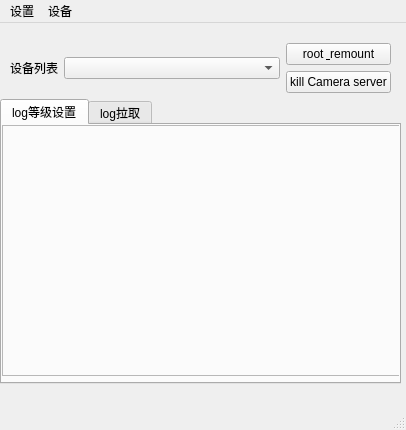
<?xml version="1.0" encoding="UTF-8"?>
<ui version="4.0">
 <class>MainWindow</class>
 <widget class="QMainWindow" name="MainWindow">
  <property name="geometry">
   <rect>
    <x>0</x>
    <y>0</y>
    <width>406</width>
    <height>430</height>
   </rect>
  </property>
  <property name="windowTitle">
   <string>adb logcat tool</string>
  </property>
  <widget class="QWidget" name="centralwidget">
   <widget class="QWidget" name="verticalLayoutWidget">
    <property name="geometry">
     <rect>
      <x>0</x>
      <y>10</y>
      <width>401</width>
      <height>361</height>
     </rect>
    </property>
    <layout class="QVBoxLayout" name="verticalLayout_main">
     <property name="topMargin">
      <number>10</number>
     </property>
     <property name="bottomMargin">
      <number>10</number>
     </property>
     <item>
      <layout class="QHBoxLayout" name="horizontalLayout_device">
       <property name="leftMargin">
        <number>10</number>
       </property>
       <property name="topMargin">
        <number>0</number>
       </property>
       <property name="rightMargin">
        <number>10</number>
       </property>
       <item>
        <widget class="QLabel" name="label_device">
         <property name="text">
          <string>设备列表</string>
         </property>
        </widget>
       </item>
       <item>
        <widget class="QComboBox" name="comboBox_device_list">
         <property name="sizePolicy">
          <sizepolicy hsizetype="Expanding" vsizetype="Fixed">
           <horstretch>0</horstretch>
           <verstretch>0</verstretch>
          </sizepolicy>
         </property>
        </widget>
       </item>
       <item>
        <layout class="QVBoxLayout" name="verticalLayout_device_buttom">
         <item>
          <widget class="QPushButton" name="pushButton_root">
           <property name="text">
            <string>root &amp; remount</string>
           </property>
          </widget>
         </item>
         <item>
          <widget class="QPushButton" name="pushButton_kill_cam">
           <property name="text">
            <string>kill Camera server</string>
           </property>
          </widget>
         </item>
        </layout>
       </item>
      </layout>
     </item>
     <item>
      <widget class="QTabWidget" name="tabWidget_main">
       <property name="tabShape">
        <enum>QTabWidget::Rounded</enum>
       </property>
       <property name="currentIndex">
        <number>0</number>
       </property>
       <property name="elideMode">
        <enum>Qt::ElideNone</enum>
       </property>
       <property name="tabsClosable">
        <bool>false</bool>
       </property>
       <widget class="QWidget" name="tab_log_level">
        <attribute name="title">
         <string>log等级设置</string>
        </attribute>
        <widget class="QFrame" name="frame">
         <property name="geometry">
          <rect>
           <x>0</x>
           <y>0</y>
           <width>401</width>
           <height>251</height>
          </rect>
         </property>
         <property name="frameShape">
          <enum>QFrame::StyledPanel</enum>
         </property>
         <property name="frameShadow">
          <enum>QFrame::Raised</enum>
         </property>
        </widget>
       </widget>
       <widget class="QWidget" name="tab_log_pull">
        <attribute name="title">
         <string>log拉取</string>
        </attribute>
       </widget>
      </widget>
     </item>
    </layout>
   </widget>
  </widget>
  <widget class="QMenuBar" name="menubar">
   <property name="geometry">
    <rect>
     <x>0</x>
     <y>0</y>
     <width>406</width>
     <height>22</height>
    </rect>
   </property>
   <widget class="QMenu" name="menu_setting">
    <property name="title">
     <string>设置</string>
    </property>
    <addaction name="action_general_settings"/>
    <addaction name="action_log_level_settings"/>
   </widget>
   <widget class="QMenu" name="menu_device">
    <property name="title">
     <string>设备</string>
    </property>
    <addaction name="action_refresh_device_list"/>
   </widget>
   <addaction name="menu_setting"/>
   <addaction name="menu_device"/>
  </widget>
  <widget class="QStatusBar" name="statusbar"/>
  <action name="action_general_settings">
   <property name="text">
    <string>通用设置</string>
   </property>
  </action>
  <action name="action_log_level_settings">
   <property name="text">
    <string>解析log等级设置</string>
   </property>
  </action>
  <action name="action_refresh_device_list">
   <property name="text">
    <string>刷新设备列表</string>
   </property>
  </action>
 </widget>
 <resources/>
 <connections/>
</ui>
